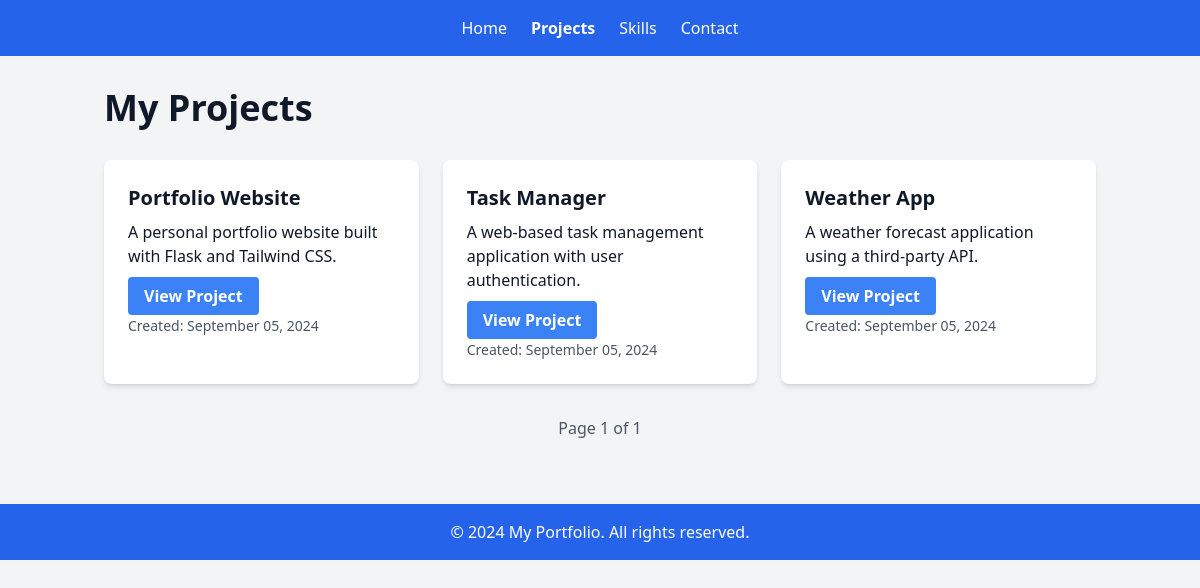
The app's page /projects with its own data.
### app/models.py (models this page shows, shortened)
class Project(db.Model):
    id = db.Column(db.Integer, primary_key=True)
    title = db.Column(db.String(100), nullable=False)
    description = db.Column(db.Text, nullable=False)
    image_url = db.Column(db.String(200))
    project_url = db.Column(db.String(200))
    created_at = db.Column(db.DateTime, default=datetime.utcnow)

### app/routes.py (the view)
@app.route('/projects')
@cache.cached(timeout=60)  # Cache for 1 minute
def projects():
    try:
        page = request.args.get('page', 1, type=int)
        projects = Project.query.order_by(Project.created_at.desc()).paginate(page=page, per_page=6)
        if not projects.items and page != 1:
            app.logger.warning(f"No projects found on page {page}")
            abort(404, description="No projects found on this page")
        return render_template('projects.html', projects=projects, current_year=current_year)
    except SQLAlchemyError as e:
        app.logger.error(f"Database error in projects route: {str(e)}")
        abort(500)

### app/__init__.py (called while the page is built)
@app.after_request
def add_security_headers(response):
    for header, value in app.config['SECURE_HEADERS'].items():
        response.headers[header] = value
    return response

### run.py (called while the page is built)
@app.before_request
def create_tables():
    db.create_all()
    app.logger.info("Database tables created (if they didn't exist)")

### app/templates/projects.html (shortened to what this page needs)
{% extends "base.html" %}
{% block content %}
    <h1 class="text-4xl font-bold mb-8">My Projects</h1>
    <div class="grid grid-cols-1 md:grid-cols-2 lg:grid-cols-3 gap-6">
        {% for project in projects.items %}
            <article id="project-{{ project.id }}" class="bg-white rounded-lg shadow-md overflow-hidden">
                <div class="p-6">
                    <h2 class="text-xl font-semibold mb-2">{{ project.title }}</h2>
                    <p class="mb-4">{{ project.description }}</p>
                    {% if project.project_url %}
                        <a href="{{ project.project_url }}" target="_blank" class="bg-blue-500 hover:bg-blue-600 text-white font-bold py-2 px-4 rounded">View Project</a>
                    {% endif %}
                    <p class="text-sm text-gray-600 mt-2">Created: {{ project.created_at.strftime('%B %d, %Y') }}</p>
                </div>
            </article>
        {% endfor %}
    </div>
    <nav aria-label="Project pagination" class="mt-8 flex justify-center items-center">
        <span class="text-gray-600">Page {{ projects.page }} of {{ projects.pages }}</span>
    </nav>
{% endblock %}

### app/static/css/style.css (style rules this page uses)
html, :host { line-height: 1.5; -webkit-text-size-adjust: 100%; -moz-tab-size: 4; -o-tab-size: 4; tab-size: 4; font-family: ui-sans-serif, system-ui, sans-serif, "Apple Color Emoji", "Segoe UI Emoji", "Segoe UI Symbol", "Noto Color Emoji"; font-feature-settings: normal; font-variation-settings: normal; -webkit-tap-highlight-color: transparent; }
body { margin: 0; line-height: inherit; }
h1, h2, h3, h4, h5, h6 { font-size: inherit; font-weight: inherit; }
a { color: inherit; text-decoration: inherit; }
blockquote, dl, dd, h1, h2, h3, h4, h5, h6, hr, figure, p, pre { margin: 0; }
.mb-2 { margin-bottom: 0.5rem; }
.mb-4 { margin-bottom: 1rem; }
.mb-8 { margin-bottom: 2rem; }
.mt-2 { margin-top: 0.5rem; }
.mt-8 { margin-top: 2rem; }
.flex { display: flex; }
.grid { display: grid; }
.grid-cols-1 { grid-template-columns: repeat(1, minmax(0, 1fr)); }
.items-center { align-items: center; }
.justify-center { justify-content: center; }
.gap-6 { gap: 1.5rem; }
.overflow-hidden { overflow: hidden; }
.rounded { border-radius: 0.25rem; }
.rounded-lg { border-radius: 0.5rem; }
.bg-blue-500 { --tw-bg-opacity: 1; background-color: rgb(59 130 246 / var(--tw-bg-opacity)); }
.bg-gray-100 { --tw-bg-opacity: 1; background-color: rgb(243 244 246 / var(--tw-bg-opacity)); }
.bg-white { --tw-bg-opacity: 1; background-color: rgb(255 255 255 / var(--tw-bg-opacity)); }
.p-6 { padding: 1.5rem; }
.px-4 { padding-left: 1rem; padding-right: 1rem; }
.py-2 { padding-top: 0.5rem; padding-bottom: 0.5rem; }
.font-sans { font-family: ui-sans-serif, system-ui, sans-serif, "Apple Color Emoji", "Segoe UI Emoji", "Segoe UI Symbol", "Noto Color Emoji"; }
.text-4xl { font-size: 2.25rem; line-height: 2.5rem; }
.text-sm { font-size: 0.875rem; line-height: 1.25rem; }
.text-xl { font-size: 1.25rem; line-height: 1.75rem; }
.font-bold { font-weight: 700; }
.font-semibold { font-weight: 600; }
.text-gray-600 { --tw-text-opacity: 1; color: rgb(75 85 99 / var(--tw-text-opacity)); }
.text-gray-900 { --tw-text-opacity: 1; color: rgb(17 24 39 / var(--tw-text-opacity)); }
.text-white { --tw-text-opacity: 1; color: rgb(255 255 255 / var(--tw-text-opacity)); }
.shadow-md { --tw-shadow: 0 4px 6px -1px rgb(0 0 0 / 0.1), 0 2px 4px -2px rgb(0 0 0 / 0.1); --tw-shadow-colored: 0 4px 6px -1px var(--tw-shadow-color), 0 2px 4px -2px var(--tw-shadow-color); box-shadow: var(--tw-ring-offset-shadow, 0 0 #0000), var(--tw-ring-shadow, 0 0 #0000), var(--tw-shadow); }
@media (min-width: 768px) { .md\:grid-cols-2 { grid-template-columns: repeat(2, minmax(0, 1fr)); } }
@media (min-width: 1024px) { .lg\:grid-cols-3 { grid-template-columns: repeat(3, minmax(0, 1fr)); } }

### records on screen
Project: title "Portfolio Website", description "A personal portfolio website built with Flask and Tailwind CSS.", created_at "September 05, 2024"
Project: title "Task Manager", description "A web-based task management application with user authentication.", created_at "September 05, 2024"
Project: title "Weather App", description "A weather forecast application using a third-party API.", created_at "September 05, 2024"

### other values on screen
{{ projects.page }} "1"
{{ projects.pages }} "1"
{{ current_year }} "2024"
